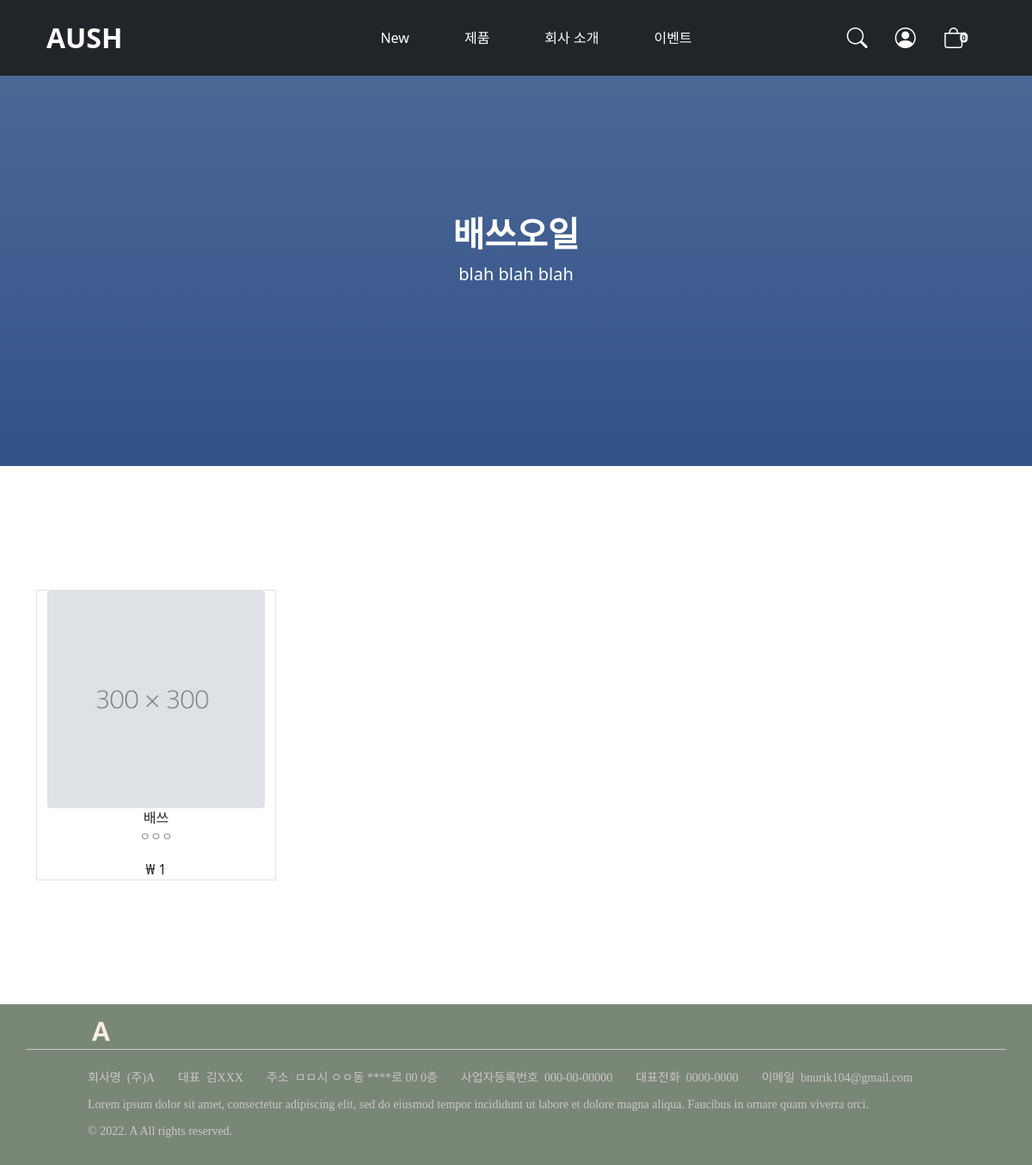
Screenshot of /mysite/배쓰오일/ with the database file from the repository.
### mysite/models.py (models this page shows)
class Category(models.Model):
    name = models.CharField(max_length=100)
    parent_id = models.ForeignKey('self', on_delete=models.CASCADE, null=True, blank=True,
                                  limit_choices_to=~Q(depth=1))     # 2차 카테고리를 parent로 지정 불가하게 설정
    depth = models.PositiveSmallIntegerField(validators=[MaxValueValidator(1)], default=0) # 2차 카테고리까지 가능
    priority = models.PositiveSmallIntegerField()  # 정렬 우선순위

class Product(models.Model):
    name = models.CharField(max_length=200)
    about = models.CharField(max_length=50)    # 간단한 설명
    description = models.TextField()    # 상세 설명
    price = models.PositiveIntegerField()
    discount = models.PositiveSmallIntegerField(help_text='할인률(0~99 입력, default 0)', validators=[MaxValueValidator(99,'99 이하의 값을 입력하세요')], default=0)
    image = models.ImageField()
    category_id = models.ForeignKey('Category', on_delete=models.CASCADE, related_name='Product')
    pub_date = models.DateTimeField('date published')

### mysite/views.py (the view)
# urls.py: path('<str:cate_name>/', views.prodList, name='prodList'),
def prodList(request, cate_name):
    category_list = Category.objects.get(name=cate_name)
    product_list = Product.objects.filter(category_id=category_list.id).order_by('-pub_date')
    content = {'product_list': product_list, 'category_list': category_list}
    return render(request, 'mysite/product_list.html', content)

### templates/mysite/product_list.html (shortened to what this page needs)
{% extends 'base.html' %}
{% block content %}
        <header class="bg-gradient text-white" style="background-color:#325288;">
            <div class="container px-4 py-5 text-center">
                 {% if category_list %}
                <h1 class="fw-bolder pt-5">{{category_list.name}}</h1>
                {% endif %}
                <p class="lead pb-5">blah blah blah</p>
            </div>
        </header>
        <section id="">
            <div class="container px-4">
                <div class="row prod-list gx-4 ">
                    {% if product_list %}
                        {% for product in product_list %}
                    <div class="col-lg-3 border text-center">
                        <div class="thumb"><a href="{% url 'mysite:detail' product.id %}"><img alt="product" class="img-fluid rounded mb-4 mb-lg-0" src="{{ product.image.url }}"/></a></div>
                      <div class="prod-info">
                          <div class="prod-title"><a href="{% url 'mysite:detail' product.id %}">{{ product.name }}</a></div>
                        <div class="prod-about">{{ product.about| truncatewords:5 }}</div>
                        <div class="prod-price">{{ product.price}}</div>
                      </div>
                    </div>
                    {% endfor %}
                    {% else %}
                        <p>content가 없습니다.</p>
                    {% endif %}
                </div></div></section>
{% endblock %}

### static/mystyles.css (style rules this page uses)
:root { --color-main: #F8EDE3; --color-green1: #BDD2B6; --color-green2: #A2B29F; --color-green3: #798777; --color-darkgreen: #50594f; --color-darkgreen-rgb: 80, 89, 79; --bs-gray-500-rgb: 173, 181, 189; }
section { padding-top: 9rem; padding-bottom: 9rem; }
html { height: 100vh; transition: background 0.8s; }
.thumb { width: 100%; height: 0; padding-bottom: 100%; }
.prod-list .prod-info { text-align: center; bottom: 0; }
.prod-list .prod-info .prod-title { font-size: 16px; line-height: 22px; }
.prod-list .prod-info .prod-title a { text-decoration: none; color: #212529; }
.prod-list .prod-info .prod-about { font-size: 14px; color: #8f8f8f; }
.prod-list .prod-info .prod-price { margin-top: 1rem; }
.prod-list .prod-info .prod-price::before { content: '₩ '; }

### rows the page displays
Category: name "배쓰오일"
Product: image (picture), name "배쓰", about "ㅇㅇㅇ", price "1"
